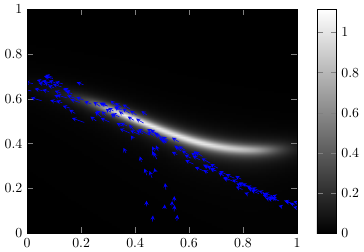

Recreate this plot in Julia.
using CSV, DataFrames
using MomentOpt, MosekTools
using DynamicPolynomials
using LinearAlgebra
using PGFPlots

D = CSV.read("vehicle_tracks_000.csv", DataFrame) |>
    (d -> d[:,["x","y","vx","vy"]]) |>
    (d -> d .- [1000 1000 0 0]) |>
    (d -> d ./ 20) |>
    (d -> filter(e -> 0 <= e["x"] <= 1, d)) |>
    (d -> filter(e -> 0 <= e["y"] <= 1, d))

@polyvar x[1:4]
d = 3
ϕ = monomials(x[1:2],0:2d)
ρ0 = DiracMeasure(x,[1.0,0.4,0.0,0.0])
ρT = DiracMeasure(x,[0.2,0.6,0.0,0.0])
M = sum(DiracMeasure(x,collect(s)) for s in eachrow(D)) * (1/size(D,1))
Λ = let v = monomials(x,0:d)
    Σ = integrate.(v*v',M)
    v'*inv(Σ+1e-4I)*v
end

Λ2 = let v = monomials(x[1:2],0:d)
    Σ = integrate.(v*v',M)
    v'*inv(Σ+1e-4I)*v
end
save("christoffel.pdf", Axis([
    Plots.Image((x...)->log(Λ2(x)),(0,1),(0,1)),
    Plots.Quiver(
        D[1:10:end,"x"],D[1:10:end,"y"],
        D[1:10:end,"vx"]/10,D[1:10:end,"vy"]/10,
        style="-stealth,blue,no markers"),
],xmin=0,xmax=1,ymin=0,ymax=1))

Σ = integrate.(ϕ*ϕ',M)
F = svd(Σ)
N = 25

save("svd.pdf", Axis(Plots.Linear(F.S)))

m = GMPModel(Mosek.Optimizer)
@variable m ρ Meas(x,support=@set(x'x<=10))
@objective m Min Mom(Λ,ρ)
@constraint m F.U[:,1:N]'*Mom.(differentiate(ϕ,x[1:2])*x[3:4],ρ) .== F.U[:,1:N]'*(integrate.(ϕ,ρT) - integrate.(ϕ,ρ0))
@constraint m F.U[:,N+1:end]'*Mom.(ϕ,ρ) .== 0
optimize!(m)

q = let v = monomials(x[1:2],0:d)
    Σ = integrate.(v*v',ρ)
    v'*inv(Σ+1e-4I)*v
end
save("merge.pdf", Axis([
    Plots.Image((x...)->1/q(x),(0,1),(0,1)),
    Plots.Quiver(
        D[1:10:end,"x"],D[1:10:end,"y"],
        D[1:10:end,"vx"]/10,D[1:10:end,"vy"]/10,
        style="-stealth,blue,no markers"),
],xmin=0,xmax=1,ymin=0,ymax=1))
